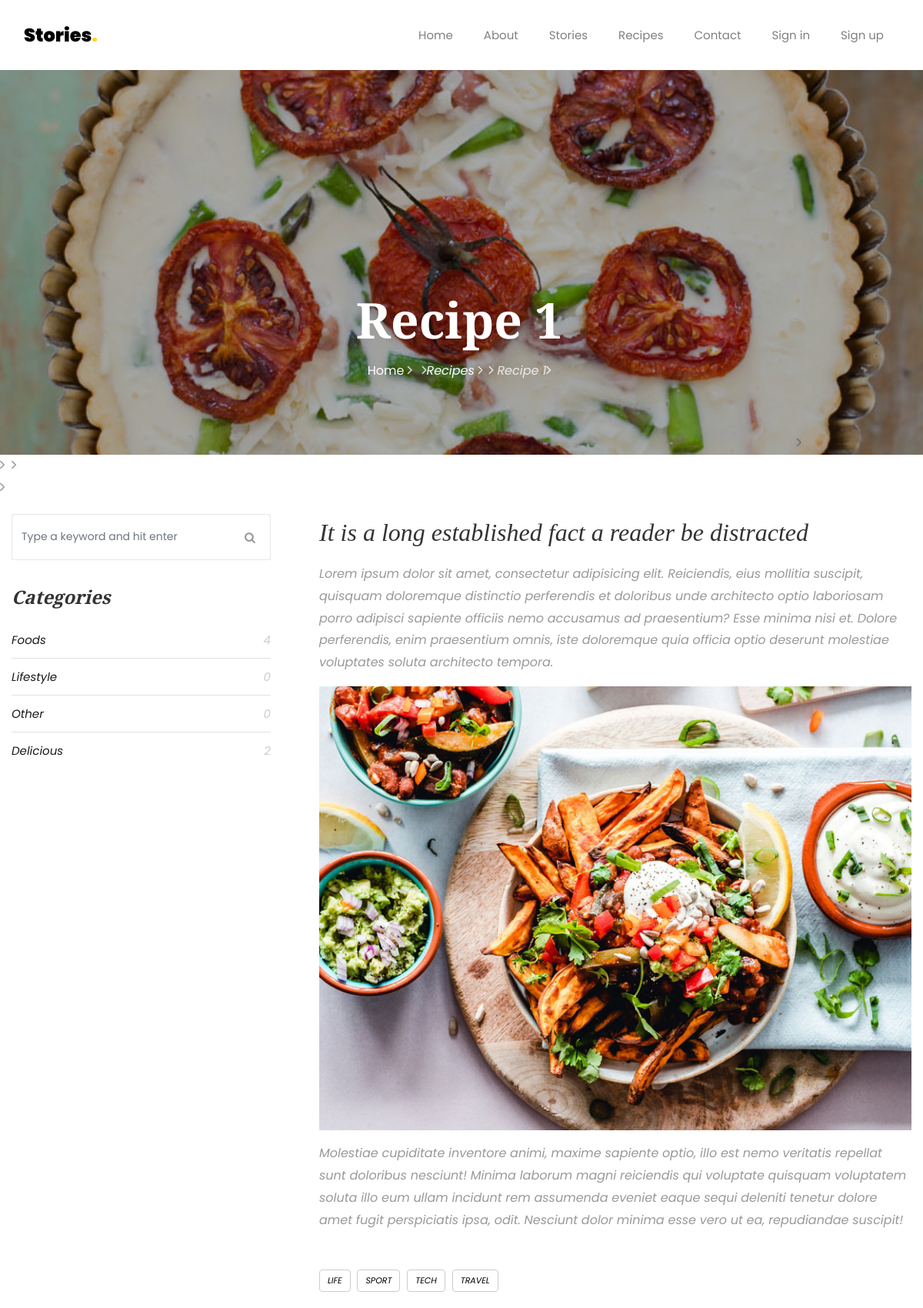
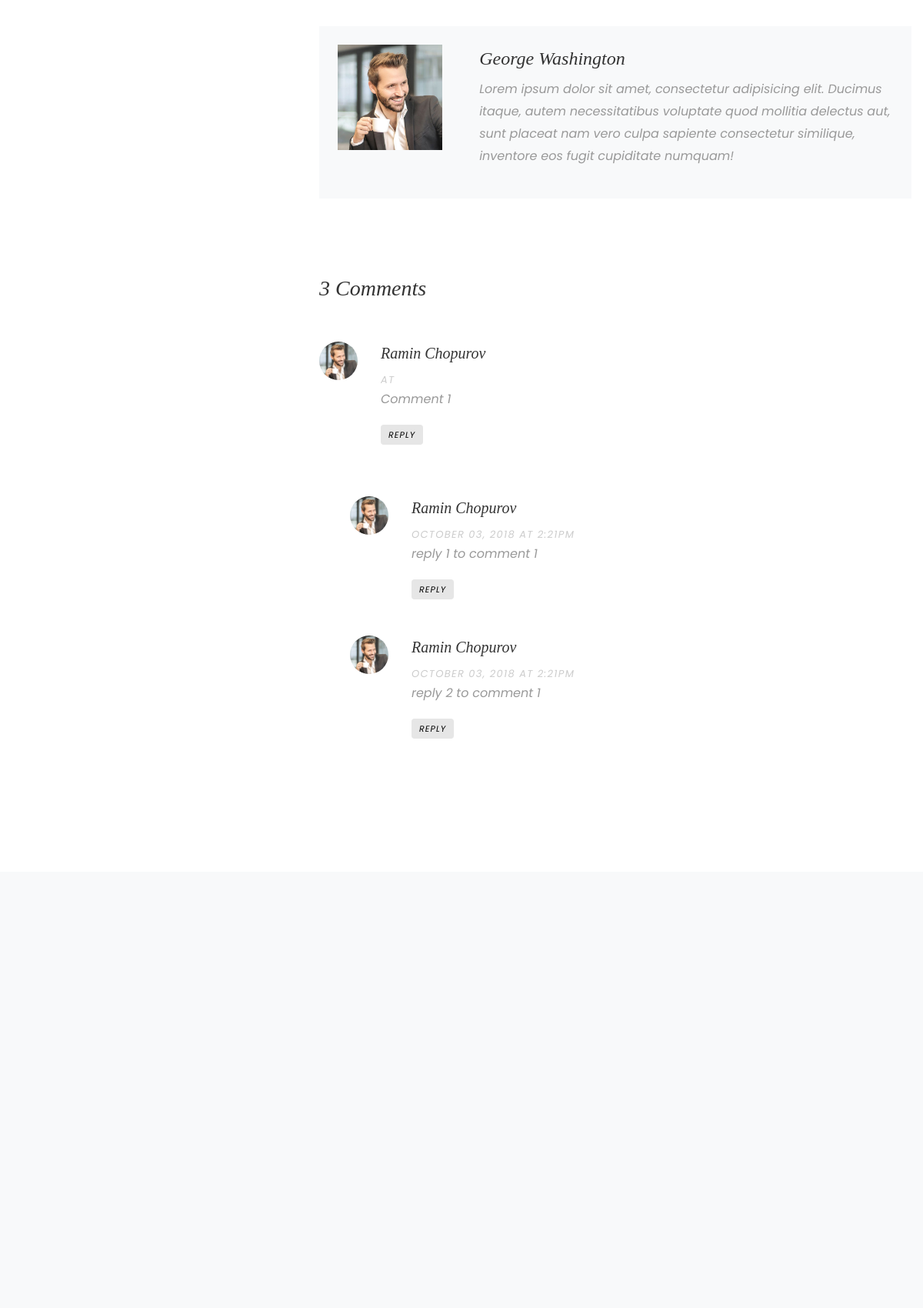
/single/1/ (upper part), run on the app's committed database (2 pictures, top to bottom).
### stories/models.py (models this page shows, shortened)
class NavLinks(models.Model):
    title = models.CharField(max_length=255, blank=False, null=False)
    url = models.CharField(max_length=20, blank=True)
    active = models.BooleanField(default=True)
    create_at = models.DateTimeField(auto_now_add=True)
    updated_at = models.DateTimeField(auto_now=True)

class Recipe(models.Model):
    title = models.CharField(max_length=50, blank=False, null=True)
    created_at = models.DateField(auto_now_add=True)
    image = models.ImageField(upload_to='recipes', blank=False, null= True)
    description = models.TextField(blank=False)
    long_description = RichTextField('long description')
    category = models.ForeignKey('Category', on_delete=models.CASCADE, related_name='recipes',null=True)
    updated_at = models.DateTimeField(auto_now = True)
    owner = models.ForeignKey(User, on_delete=models.CASCADE, related_name='recipes', default=1)
    view_count = models.PositiveIntegerField('View count', default=0) # checks how many ppl watched the recipe
    class Meta:
        ordering = ('-created_at',)
        verbose_name = 'Resept'
        verbose_name_plural = 'Reseptler'

class Comment(models.Model):
    user = models.ForeignKey(User, related_name='comments', on_delete=models.CASCADE)
    comment = models.TextField('Comment',)
    recipe = models.ForeignKey(Recipe, related_name='comments', on_delete=models.CASCADE, null = True, blank = True)
    story = models.ForeignKey(Story, related_name='comments', on_delete=models.CASCADE, null = True, blank = True)
    reply_comment = models.ForeignKey('self', related_name = 'reply_comments', on_delete = models.CASCADE,null = True, blank = True)
    create_at = models.DateTimeField(auto_now_add=True)
    updated_at = models.DateTimeField(auto_now=True)
    def get_user_full_name(self):
        return "{} {}".format(self.user.first_name, self.user.last_name)
    class Meta:
        ordering = ('create_at',)
        verbose_name = 'Rey'
        verbose_name_plural = 'Reyler'

class Category(models.Model):
    title = models.CharField(max_length=50, blank=False, null=True)
    image = models.ImageField(upload_to='categories')
    create_at = models.DateTimeField(auto_now_add=True)
    updated_at = models.DateTimeField(auto_now=True)

### stories/views.py (the view, shortened to what this page needs)
# urls.py: path('single/<int:pk>/',SingleRecipeView.as_view(), name='single'),
class SingleRecipeView(FormMixin, DetailView): # Single-nin class base-i
    model = Recipe
    template_name = "stories/single.html"
    context_object_name = "recipe_data"
    form_class = CommentForm
    def get_object(self, queryset=None):
        obj = super().get_object(queryset)
        obj.view_count = obj.view_count + 1
        obj.save()
        return obj

### stories/forms.py
class CommentForm(forms.ModelForm):
    comment = forms.CharField(label='Your comment',widget=forms.Textarea(attrs={
        'class':'form-control',
    }))
    class Meta:
        model = Comment
        fields = ['comment',]

### stories/templatetags/base_filters.py (called while the page is built)
@register.simple_tag
def get_nav_links():
    return NavLinks.objects.filter(active=True)

@register.simple_tag
def get_categories():
    return Category.objects.all()

@register.simple_tag
def get_comments(recipe_id):
    return Comment.objects.filter(recipe=recipe_id, reply_comment__isnull=True)

@register.simple_tag
def get_subscriber_form():
    return SubscriberForm()

### stories/templates/stories/single.html (shortened to what this page needs)
{% extends 'base/index.html' %}
{% load static base_filters %}
{% block content %}
<section class="hero-wrap hero-wrap-2" style="background-image: url('{{recipe_data.image.url}}');">
    <div class="overlay"></div>
    <div class="container">
        <div class="row no-gutters slider-text align-items-end justify-content-center">
            <div class="col-md-9 ftco-animate pb-5 text-center">
                <h1 class="mb-3 bread">{{ recipe_data.title }}</h1>
                <p class="breadcrumbs">
                <span class="mr-2"><a href="{% url 'stories:index' %}">Home <i
                        class="ion-ios-arrow-forward">
                <span class="mr-2"><a href="{% url 'stories:recipes' %}">Recipes <i
                        class="ion-ios-arrow-forward"></i></a></span> <span>{{ recipe_data.title }}<i
                        class="ion-ios-arrow-forward"></i></span></p>
            </div>
        </div>
    </div>
</section>
<section class="ftco-section">
    <div class="container">
        <div class="row">
            <div class="col-lg-8 order-lg-last ftco-animate">
            {{ recipe_data.long_description|safe }}
                <div class="tag-widget post-tag-container mb-5 mt-5">
                    <div class="tagcloud">
                        <a href="#" class="tag-cloud-link">Life</a>
                        <a href="#" class="tag-cloud-link">Sport</a>
                        <a href="#" class="tag-cloud-link">Tech</a>
                        <a href="#" class="tag-cloud-link">Travel</a>
                    </div>
                </div>
                <div class="about-author d-flex p-4 bg-light">
                    <div class="bio mr-5">
                        <img src='{% static "images/person_1.jpg" %}' alt="Image placeholder" class="img-fluid mb-4">
                    </div>
                    <div class="desc">
                        <h3>George Washington</h3>
                        <p>Lorem ipsum dolor sit amet, consectetur adipisicing elit. Ducimus itaque, autem
                            necessitatibus voluptate quod mollitia delectus aut, sunt placeat nam vero culpa sapiente
                            consectetur similique, inventore eos fugit cupiditate numquam!</p>
                    </div>
                </div>
                <div class="pt-5 mt-5">
                 {% get_comments recipe_data.id as comments %}
                    {% if comments %}
                    <h3 class="mb-5">{{ recipe_data.comments.count }} Comments</h3>
                    <ul class="comment-list">
                        {% for comment in comments %}
                        <li class="comment">
                            <div class="vcard bio">
                                <img src='{% static "images/person_1.jpg" %}' alt="Image placeholder">
                            </div>
                            <div class="comment-body">
                                <h3>{{ comment.get_user_full_name }}</h3>
                                <div class="meta">{{ comment.created_at|date:"F d, Y"}} at {{ comment.created_at|date:"h:i a" }}</div>
                                <p>{{ comment.comment}}</p>
                                <p><a href="#write-comment" comment-id="{{ comment.id }}" class="reply">Reply</a></p>
                            </div>
                            <ul class="children">
                                {% for comment in comment.reply_comments.all %}
                                <li class="comment">
                                    <div class="vcard bio">
                                        <img src='{% static "images/person_1.jpg" %}' alt="Image placeholder">
                                    </div>
                                    <div class="comment-body">
                                        <h3>{{comment.get_user_full_name}}</h3>
                                        <div class="meta">October 03, 2018 at 2:21pm</div>
                                        <p>{{ comment.comment }}</p>
                                        <p><a href="#" class="reply">Reply</a></p>
                                    </div>
                                </li>
                                {% endfor %}
                            </ul>
                        </li>
                        {% endfor %}
                        {% endif %}
                    </ul>
                    <div id="write-comment" class="comment-form-wrap pt-5">
                    </div>
                </div>
            </div>
            <div class="col-lg-4 sidebar pr-lg-5 ftco-animate">
                <div class="sidebar-box">
                    <form action="#" class="search-form">
                        <div class="form-group">
                            <span class="icon icon-search"></span>
                            <input type="text" class="form-control" placeholder="Type a keyword and hit enter">
                        </div>
                    </form>
                </div>
                <div class="sidebar-box ftco-animate">
                    <ul class="categories">
                        <h3 class="heading mb-4">Categories</h3>
                        {% get_categories as categories %}
                        {% for category in categories %}
                        <li><a href="#">{{ category.title }}<span>{{ category.recipes.count }}</span></a></li>
                        {% endfor %}
                    </ul>
                </div>
            </div>
        </div>
    </div>
</section>
<section class="ftco-subscribe ftco-section bg-light">
    <div class="overlay">
        <div class="container">
            <div class="row d-flex justify-content-center">
            </div>
        </div>
    </div>
</section>
{% endblock content %}

### templates/partials/header.html (shortened to what this page needs)
{% load base_filters %}
{% get_nav_links as nav_links %}
<nav class="navbar navbar-expand-lg navbar-dark bg-dark ftco-navbar-light" id="ftco-navbar">
    <div class="container">
        <a class="navbar-brand" href="index.html">Stories<span>.</span></a>
        <div class="collapse navbar-collapse" id="ftco-nav">
            <ul class="navbar-nav ml-auto">
                {% for link in nav_links %}
                    {% if link.url == '/accounts/login' %}
                        {% if not user.is_authenticated %}
                            <li class="nav-item active"><a href="{{ link.url }}" class="nav-link">{{ link.title }}</a></li>
                            {% else %}
                             <li class="nav-item active"><a href="{% url 'accounts:logout' %}" class="nav-link">Log out</a></li>
                             <li class="nav-item active"><a href="{% url 'stories:user-profile' request.user.id %}" class="nav-link">Profile</a></li>
                        {% endif %}
                    {% elif link.url == '/accounts/register' %}
                        {% if not user.is_authenticated %}
                            <li class="nav-item active"><a href="{{ link.url }}" class="nav-link">{{ link.title }}</a></li>
                        {% endif %}
                    {% else %}
                        <li class="nav-item active"><a href="{{ link.url }}" class="nav-link">{{ link.title }}</a></li>
                    {% endif %}
                {% endfor %}
            </ul>
        </div>
    </div>
</nav>

### static/css/icomoon.css (style rules this page uses)
[class^="icon-"], [class*=" icon-"] { font-family: 'icomoon' !important; speak: none; font-style: normal; font-weight: normal; font-variant: normal; text-transform: none; line-height: 1; -webkit-font-smoothing: antialiased; -moz-osx-font-smoothing: grayscale; }
.icon-search:before { content: "\f002"; }

### stories/templates/stories/single.html (style rules this page uses)
html { scroll-behavior: smooth !important; }

### data on the page
NavLinks: title "Home"
NavLinks: title "About"
NavLinks: title "Stories"
NavLinks: title "Recipes"
NavLinks: title "Contact"
NavLinks: title "Sign in"
NavLinks: title "Sign up"
Recipe: image (picture), title "Recipe 1", long_description "It is a long established fact a reader be distracted Lorem ipsum dolor sit amet, consectetur adipisicing elit. Reiciendis, eius mollitia suscipit, quisquam doloremque distinctio perferendis et doloribus unde architecto optio laboriosam porro adipisci sapiente officiis nemo accusamus ad praesentium? Esse minima nisi et. Dolore perferendis, enim praesentium omnis, iste doloremque quia officia optio deserunt molestiae voluptates soluta architecto tempora. Molestiae cupiditate inventore animi, maxime sapiente optio, illo est nemo veritatis repellat sunt doloribus nesciunt! Minima laborum magni reiciendis qui voluptate quisquam voluptatem soluta illo eum ullam incidunt rem assumenda eveniet…", long_description (picture), comments.count "3"
Comment: get_user_full_name "Ramin Chopurov", comment "Comment 1"
Comment: get_user_full_name "Ramin Chopurov", comment "reply 1 to comment 1"
Comment: get_user_full_name "Ramin Chopurov", comment "reply 2 to comment 1"
Category: title "Foods", recipes.count "4"
Category: title "Lifestyle", recipes.count "0"
Category: title "Other", recipes.count "0"
Category: title "Delicious", recipes.count "2"
